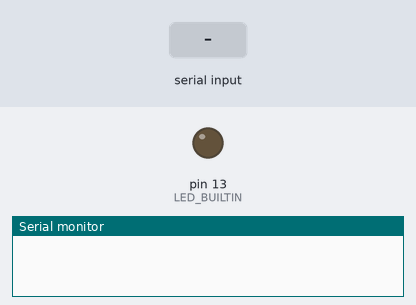
Recording of a sketch running on a simulated Arduino Uno, built with avr-gcc and run on an emulated ATmega328P. Parts: output pins drawn as LEDs (lit = HIGH), the last lines printed to the serial monitor. The inputs (shaded band) are chosen by the test bench.

Above: at 1.2 s.
1.3 s: "LED_ON\n" received over Serial
At 2.0 s:
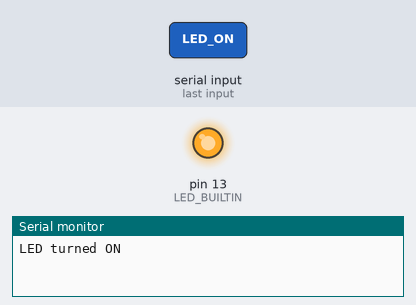
2.8 s: "LED_OFF\n" received over Serial
At 3.1 s:
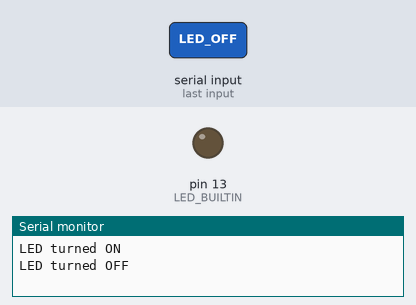
Timing chart, 0 to 5.8 s (numbered marks = the images above; inputs shaded):
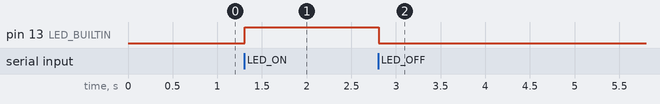

The sketch:

connection.ino
```cpp
void setup() {
  Serial.begin(9600);
  pinMode(LED_BUILTIN, OUTPUT);
}

void loop() {
  connect();
}


void connect(){
  if (Serial.available() ) {
      String command = Serial.readStringUntil('\n');
      command.trim();
      if (command == "LED_ON") {
        digitalWrite(LED_BUILTIN, HIGH);
        Serial.println("LED turned ON");
      } else if (command == "LED_OFF") {
        digitalWrite(LED_BUILTIN, LOW);
        Serial.println("LED turned OFF");
      } else {
        Serial.println("Unknown command");
      }
    }
}
```

Measured:
- after the input at 1.3 s, pin 13 (LED_BUILTIN): LOW → HIGH at once
- after the input at 2.8 s, pin 13 (LED_BUILTIN): HIGH → LOW at once
